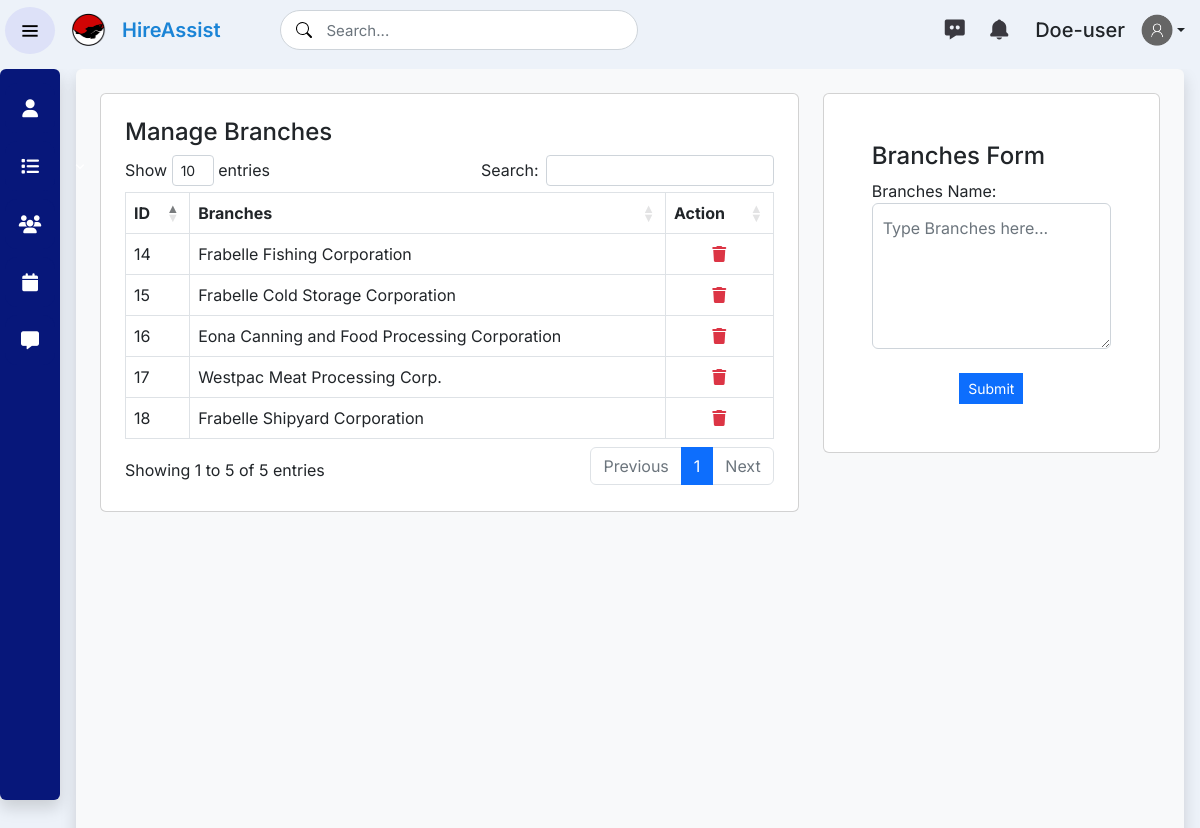
Page /admin/index.php?page=branches (signed in) on the committed database.
### tables this page shows
CREATE TABLE `tbl_user` (
  `user_id` int(11) NOT NULL,
  `fname` text NOT NULL,
  `lname` text NOT NULL,
  `username` text NOT NULL,
  `password` text NOT NULL,
  `email` text NOT NULL,
  `dob` text NOT NULL,
  `gender` text NOT NULL,
  `usertype` int(11) NOT NULL,
  `create_u_date` timestamp NOT NULL DEFAULT current_timestamp() ON UPDATE current_timestamp(),
  `u_avatar` text NOT NULL
);

CREATE TABLE `tbl_branches` (
  `branches_id` int(11) NOT NULL,
  `branches_name` text NOT NULL
);

### classes/ControllerLogin.php (called while the page is built, shortened)
<?php
    class ControllerLogin extends Model {
        public function getProfile($id) {
            $sql = "SELECT * FROM tbl_user WHERE user_id=:user_id LIMIT 01";
            $arrayParam =[
                'user_id' => $id
            ];
            return $this->runQuery(
                $sql,
                $arrayParam,
                0
            );
        }
    }

### classes/Model.php (called while the page is built, shortened)
<?php
    class Model {
        private $servername = "localhost";
        private $username = "root";
        private $password = "";
        private $dbname = "db_iquery_system";
        public function connect() {
            try {
                $pdo = new PDO("mysql:host=$this->servername;dbname=$this->dbname", $this->username, $this->password);
                $pdo->setAttribute(PDO::ATTR_ERRMODE, PDO::ERRMODE_EXCEPTION);
                } catch(PDOException $e) {
                throw $e;
            }
            return $pdo;
        }
        public function runQuery($stringQery, $arrayParam, $queryType) {
            try {
                $stmt = $this->connect()->prepare($stringQery);
                if($queryType === 0 || $queryType === 1) {
                    $stmt->execute($arrayParam);
                } else {
                    $stmt->execute();
                }
                $data = [];
                switch ($queryType) {
                    case 0:
                       return $stmt->fetch(PDO::FETCH_ASSOC);
                    break;
                    case 3:
                        while($row = $stmt->fetch(PDO::FETCH_ASSOC)
                        ) {
                            $data[]=$row;
                        }
                        return $data;
                    break;
                }
            } catch (Exception $e) {
                echo "Error: ".$e->getMessage();
                die();
            }
        }
    }
?>

### classes/ControllerAdmin.php (called while the page is built, shortened)
<?php
class ControllerAdmin extends Model
{
    public function indexBranches()
    {
        $sql = "SELECT * FROM tbl_branches ORDER BY branches_id DESC";
        return $this->runQuery(
            $sql,
            false,
            3
        );
    }
}

### admin/function.php (the view, shortened to what this page needs)
<?php
include('../classes/Model.php');
include('../classes/ControllerLogin.php');
include('../classes/ControllerAdmin.php');
$accObj    = new ControllerLogin();
$objAdmin  = new ControllerAdmin();
$profile = $accObj->getProfile(
    isset($_SESSION['user_id']) ? $_SESSION['user_id'] : ''
);
function pages()
{
    return isset($_GET['page']) ? $_GET['page'] : '';
}
function userData($params)
{
    global $profile;
    echo $profile[$params];
}
function indexBranches()
{
    global $objAdmin;
    foreach ($objAdmin->indexBranches() as $row) {
        echo "<tr>
                <td>$row[branches_id]</td>
                <td>$row[branches_name]</td>
                <td class='text-center'>
                    <a href='#' onclick='removeMsg($row[branches_id])'>
                        <i class='fa-solid fa-trash text-danger'></i>
                    </a>
                </td>
            </tr>";
    }
}

### admin/index.php (shortened to what this page needs)
<?php include('function.php');
pages(); ?>
<!DOCTYPE html>
<html lang="en" dir="ltr">
<head>
    <link rel="stylesheet" href="../css/main.css" />
    <link rel="stylesheet" href="../css/custom.css" />
    <link rel="stylesheet" href="../css/sidebar.css" />
    <link href="https://unpkg.com/boxicons@2.0.7/css/boxicons.min.css" rel="stylesheet" />
    <?php include('../header.php'); ?>
</head>
<body>
    <main class="container-lg container-xl container-xxl">
        <ul class="topbar m-0 list-unstyled">
            <div class="topbarChild d-flex justify-content-between align-items-center">
                <li class="topBarLogo text-dark">
                    <div class="logo-details d-flex align-items-center">
                        <i class="bx bx-menu rounded-circle" id="btn"></i>
                        <img class="ms-2 ms-sm-3 my-auto" src="../img/logo_inc.png" width="35" height="35" alt="bcp-logo" />
                        <div class="logo_name text-dark ms-1 ms-sm-3">HireAssist</div>
                        <div class="my-auto search-boxContainer d-none d-lg-block">
                            <input type="text" class="form-control search-box" type="search" placeholder="Search..." aria-label="Example text with button addon" aria-describedby="button-addon1" />
                        </div>
                    </div>
                </li>
                <div class="d-flex align-items-center justify-content-end">
                    <li>
                        <i class="bx bxs-message-dots fs-4 me-3 mt-1 m-0"></i>
                        <i class="bx bxs-bell fs-4 mt-1 m-0"></i>
                    </li>
                    <li>
                        <div class="nav-item dropdown my-auto ms-4 pr-2">
                            <a id="dropdownmenu" class="nav-link dropdown-toggle d-flex align-items-center" href="#" role="button" data-bs-toggle="dropdown" aria-expanded="false">
                                <h5 class="m-0 d-none d-sm-block"><?php userData('lname'); ?></h5>
                                <img class="ms-0 ms-sm-3" src="../uploads/<?php userData('u_avatar'); ?>" width="32" height="32" alt="profile-picture" />
                            </a>
                        </div>
                    </li>
                </div>
            </div>
        </ul>
        <div class="px-0 d-xl-flex position-relative d-flex">
            <div class="sidebar close rounded shadow">
                <ul class="nav-list p-0 m-0">
                    <li>
                        <a href="index.php" class="<?php echo pages() == '' ? 'active' : ''; ?>">
                            <i class="fa fa-user"></i>
                        </a>
                    </li>
                    <li class="">
                        <div class="iocn-link arrow">
                            <a class="">
                                <i class="fa-solid fa-list"></i>
                            </a>
                            <i class="bx bx-chevron-down arrow"></i>
                        </div>
                    </li>
                    <li>
                        <a href="index.php?page=applications" class="<?php echo pages() == 'applications' ? 'active' : ''; ?>">
                            <i class="fa fa-users"></i>
                        </a>
                    </li>
                    <li>
                        <a href="index.php?page=apt" class="<?php echo pages() == 'apt' ? 'active' : ''; ?>">
                            <i class="fa fa-calendar"></i>
                        </a>
                    </li>
                    <li>
                        <a href="index.php?page=apt" class="<?php echo pages() == 'apt' ? 'active' : ''; ?>">
                            <i class="fa fa-message"></i>
                        </a>
                    </li>
                </ul>
            </div>
            <?php
            if($profile['usertype']==2) {
                $page = isset($_GET['page']) ? $_GET['page'] : 'update_account';
            } else {
                $page  = isset($_GET['page']) ? $_GET['page'] : 'home';
            }
            include($page . '.php');
            ?>
        </div>
    </main>
</body>
</html>

### header.php (shortened to what this page needs)
<link rel="stylesheet" href="css/style.css" />
<link href="https://unpkg.com/boxicons@2.0.7/css/boxicons.min.css" rel="stylesheet" />
<link href="https://cdn.jsdelivr.net/npm/bootstrap@5.2.3/dist/css/bootstrap.min.css" rel="stylesheet" />
<link rel="stylesheet" href="https://cdnjs.cloudflare.com/ajax/libs/font-awesome/6.2.1/css/all.min.css" />
<link rel="stylesheet" href="https://cdn.datatables.net/1.11.3/css/dataTables.bootstrap5.min.css">

### admin/branches.php (shortened to what this page needs)
<section class="home-section mx-3 bg-light rounded shadow p-4">
    <div class="row">
        <div class="col-md-8">
            <div class="card mb-3">
                <div class="card-body p-4">
                    <h4>Manage Branches</h4>
                    <div style="overflow: auto;">
                        <table id="tbl" class="table table-bordered" style="width: 100%;">
                            <thead>
                                <tr>
                                    <th>ID</th>
                                    <th>Branches</th>
                                    <th>Action</th>
                                </tr>
                            </thead>
                            <tbody>
                                <?php indexBranches(); ?>
                            </tbody>
                        </table>
                    </div>
                </div>
            </div>
        </div>
        <div class="col-md-4">
            <div class="card">
                <div class="card-body p-5">
                    <h4>Branches Form</h4>
                    <form action="../route.php" method="post">
                        <label for="">Branches Name:</label>
                        <textarea name="bname" id="" cols="30" rows="5" class="inputField input-form form-control px-3 fs-6 fw-normal mb-2" required placeholder="Type Branches here..."></textarea>
                        <center>
                            <button class="mt-3 btn btn-sm btn-primary">Submit</button>
                        </center>
                    </form>
                </div>
            </div>
        </div>
    </div>
</section>

### css/main.css (style rules this page uses)
:root { --primary-color: #1b84d6; --secondary-color: #07177a; --white: #ffffff; --shady-white: #d8e2ef; --black: #252525; --bg-color: #edf2f9; --gray: #36454f; --light-gray: #d5d5d5; --danger-color: #dc2626; }
* { margin: 0; padding: 0; box-sizing: border-box; font-family: "Inter", sans-serif; }
body { background-color: var(--bg-color) !important; }
.topBarLogo .logo-details { height: 60px; display: flex; align-items: center; position: relative; }
.topBarLogo .logo-details .logo_name { color: #1b84d6 !important; font-size: 20px; font-weight: 600; transition: all 0.5s ease; }

### css/custom.css (style rules this page uses)
.topbar { position: sticky; top: 0; height: 4.3125rem; z-index: 99; background-color: #edf2f9; }
.topBarLogo .logo-details #btn { background-color: #dde1f8; font-size: 20px; margin-left: 5px; transition: all 0.4s ease; font-size: 23px; padding: 12px 0px; text-align: center; cursor: pointer; transition: all 0.5s ease; }
.topBarLogo i { color: black; min-width: 50px; font-size: 28px; }
.search-boxContainer input { margin-left: 30px !important; font-size: 15px !important; color: black !important; font-weight: 400 !important; }
.search-box { height: 40px; padding-left: 2rem !important; padding-right: 2rem !important; line-height: 1.7 !important; border-radius: 50rem !important; -webkit-box-shadow: none !important; box-shadow: none !important; padding: 0 35px 0 45px !important; color: gray !important; }
.bxs-bell, .bxs-message-dots { color: #3a3940 !important; }
.home-section { position: relative; background: #e4e9f7; min-height: 100vh; top: 0; width: calc(100% - 78px); transition: all 0.5s ease; z-index: 2; }
@media (max-width: 1200px) { .home-section { width: 100vw !important; } }
@media (max-width: 1200px) { .search-boxContainer input { margin-left: 60px !important; } }

### css/sidebar.css (style rules this page uses)
.sidebar { position: sticky; left: 0%; top: 4.3125rem; height: calc(100vh - 4.3125rem); width: 60px; background: #07177a; padding: 6px 5px; z-index: 98; transition: all 0.5s ease; }
.sidebar i { color: #fff; height: 60px; min-width: 50px; font-size: 28px; text-align: center; line-height: 60px; }
.sidebar .nav-list { margin-top: 20px; height: 100%; }
.sidebar li { position: relative; margin: 8px 0; list-style: none; }
.sidebar li a, .sidebar li div { display: flex; height: 100%; width: 100%; border-radius: 12px; align-items: center; text-decoration: none; transition: all 0.4s ease; background: #07177a; }
.sidebar .nav-list li .iocn-link { display: flex; align-items: center; justify-content: space-between; }
.sidebar li i { height: 50px; line-height: 50px; font-size: 18px; border-radius: 12px; }

### css/style.css (style rules this page uses)
.inputField { color: var(--gray); padding-top: 12px !important; padding-bottom: 12px !important; border-radius: 0.375rem !important; }

### header.php (style rules this page uses)
button.btn.btn-primary { border-radius: 0px !important; }
.px-3 { padding-left: 10px !important; }

### admin/index.php (style rules this page uses)
.container, .container-lg, .container-md, .container-sm, .container-xl { max-width: 100% !important; padding: 0px !important; }
.topbarChild.d-flex.justify-content-between.align-items-center { padding-right: 15px; }

### rows in the picture
tbl_user: lname "Doe-user", u_avatar (picture)
tbl_branches: branches_id "18", branches_name "Frabelle Shipyard Corporation"
tbl_branches: branches_id "17", branches_name "Westpac Meat Processing Corp."
tbl_branches: branches_id "16", branches_name "Eona Canning and Food Processing Corporation"
tbl_branches: branches_id "15", branches_name "Frabelle Cold Storage Corporation"
tbl_branches: branches_id "14", branches_name "Frabelle Fishing Corporation"
